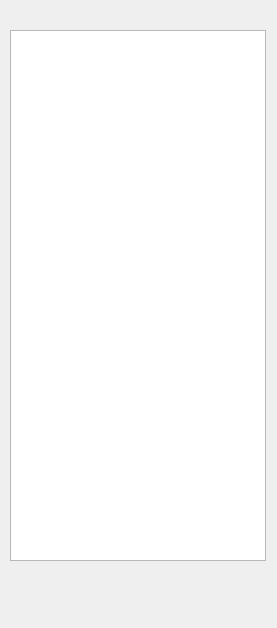
<?xml version="1.0" encoding="UTF-8"?>
<ui version="4.0">
 <class>StampDialog</class>
 <widget class="QDialog" name="StampDialog">
  <property name="geometry">
   <rect>
    <x>0</x>
    <y>0</y>
    <width>277</width>
    <height>628</height>
   </rect>
  </property>
  <property name="windowTitle">
   <string>Dialog</string>
  </property>
  <widget class="QListView" name="iconListWidget">
   <property name="geometry">
    <rect>
     <x>10</x>
     <y>30</y>
     <width>256</width>
     <height>531</height>
    </rect>
   </property>
   <property name="iconSize">
    <size>
     <width>48</width>
     <height>18</height>
    </size>
   </property>
   <property name="movement">
    <enum>QListView::Movement::Static</enum>
   </property>
   <property name="resizeMode">
    <enum>QListView::ResizeMode::Adjust</enum>
   </property>
   <property name="spacing">
    <number>5</number>
   </property>
   <property name="viewMode">
    <enum>QListView::ViewMode::IconMode</enum>
   </property>
  </widget>
 </widget>
 <resources/>
 <connections/>
</ui>
